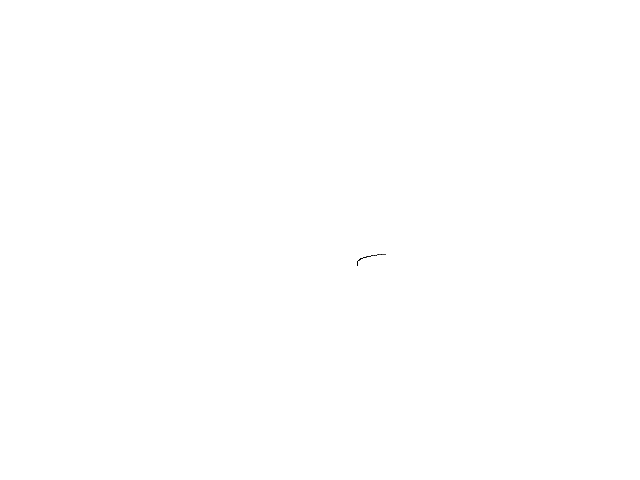
Frame 1 (no input)
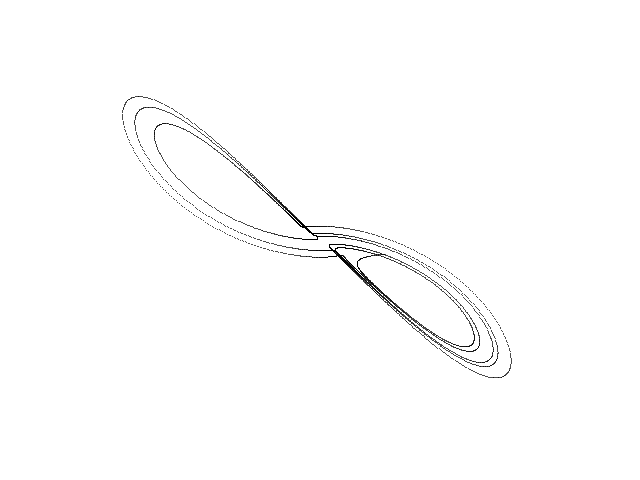
Frame 60 (the mouse pressed at the canvas centre just before this capture)
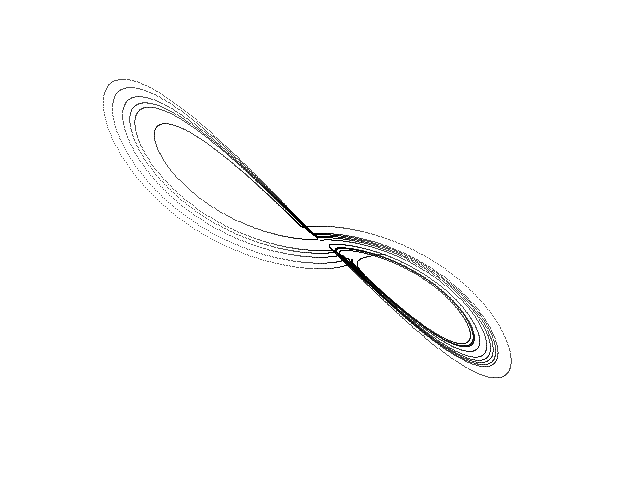
Frame 120 (the mouse held since frame 60 and released just before this capture)

The Processing sketch that drew these frames (run headless with seeded random() and noise(); from frame 60 on, the mouse is pressed at the canvas centre):

// Processing sketch: Zhou
// ── Zhou.pde
// Zhou chaotic attractor //

  float x = 3.0;
  float y = 1.0;
  float z = 15.0;
  float dt = 0.002;
  float a = 10.0;
  float b = 16.0;
  float c = -1.0;


void setup() {
  
  size(640, 480);
  background(255);
  
}

void draw() {
  
  for (int i=0; i<100; i++) {
    
    float nx = x;
    float ny = y;
    float nz = z;
        
    x = nx + dt * (a * (ny - nx));
    y = ny + dt * (b * nx - nx * nz);
    z = nz + dt * (nx * ny + c * nz);
        
    point(320 + (22 * x), 240 + (14 * y));
        
  }

}
